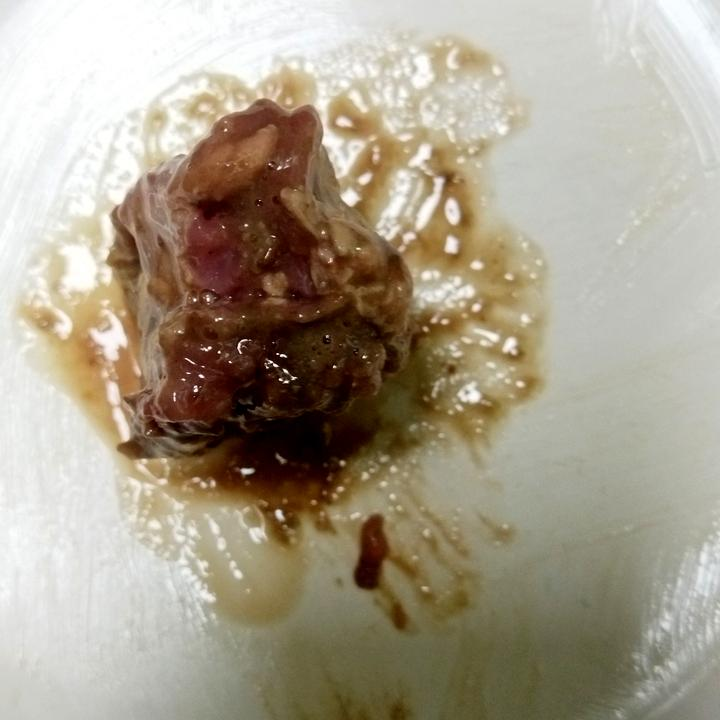
#> input picture dataset/busuk/busuk_1.jpg, 720 x 720 px; its folder holds only this picture in this run
$ jupyter execute --allow-errors percobaan_2.ipynb   (older library calls are emulated)
#> lines starting #> are read from the running program, lines starting #| are printed output that depends on the picture
#> further down, temp is the input picture: shape (720, 720, 3); mean B, G, R 139.8, 158.2, 168.2
## **Filter Gabor**

[cell 1]
import numpy as np
import matplotlib.pyplot as plt
import matplotlib.image as im
import os
import pandas as pd
import cv2 as cv
from skimage.color import rgb2gray
import math
import random
import pandas as pd
from skimage.feature import graycomatrix, graycoprops
from sklearn.model_selection import train_test_split
import seaborn as sns
from sklearn.decomposition import PCA
from sklearn.preprocessing import StandardScaler
from sklearn.metrics import confusion_matrix
from sklearn.metrics import accuracy_score, precision_score, recall_score, f1_score
from sklearn.neighbors import KNeighborsClassifier
from sklearn.ensemble import RandomForestClassifier
from sklearn.svm import SVC
from sklearn.discriminant_analysis import LinearDiscriminantAnalysis

[cell 2]
folder = [
    "dataset/busuk/",
    "dataset/segar/",
    "dataset/setengah segar/"
]
data = []
labels = []
fileName = []
#> (the rest of this cell did not finish here and is left out)

[cell 3]
count_data = {}
#> (the rest of this cell did not finish here and is left out)

[cell 4]
def plot_samples(data, label, num_samples=5):
#> called with num_samples = 5
    unique_labels = np.unique(label)
    fig, axes = plt.subplots(len(unique_labels), num_samples, figsize=(num_samples*3, len(unique_labels)*3))
    for i, j in enumerate(unique_labels):
        indices = [idx for idx, l in enumerate(label) if l == j]
        sample_indices = random.sample(indices, num_samples)
        for k, sample_idx in enumerate(sample_indices):
            if data[sample_idx].ndim == 2:
                axes[i, k].imshow(data[sample_idx], cmap='gray')
            elif data[sample_idx].shape[2] == 3:
                image = data[sample_idx][:, :, ::-1]
                axes[i, k].imshow(image)
            axes[i, k].axis('off')
            if k == 0:
                axes[i, k].set_title(f'Label: {j}')
#> `grayimage = cv.cvtColor(temp, cv.COLOR_BGR2GRAY)`:
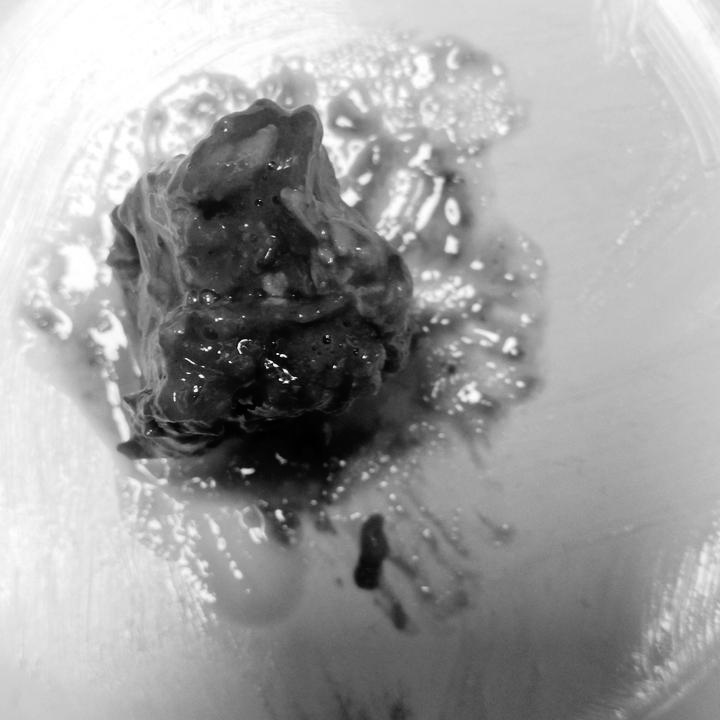
#> grayimage: shape (720, 720); min 0, max 255, mean 159.1

    plt.tight_layout()
    plt.show()

#> (the rest of this cell did not finish here and is left out)

[cell 5]
data = []
labels = []
fileName = []
#> (the rest of this cell did not finish here and is left out)

[cell 6]
def plot_samples(data, label, num_samples=5):
#> called with num_samples = 5
    unique_labels = np.unique(label)
    fig, axes = plt.subplots(len(unique_labels), num_samples, figsize=(num_samples*3, len(unique_labels)*3))
    for i, j in enumerate(unique_labels):
        indices = [idx for idx, l in enumerate(label) if l == j]
        sample_indices = random.sample(indices, num_samples)
        for k, sample_idx in enumerate(sample_indices):
            if data[sample_idx].ndim == 2:
                axes[i, k].imshow(data[sample_idx], cmap='gray')
            elif data[sample_idx].shape[2] == 3:
                image = data[sample_idx][:, :, ::-1]
                axes[i, k].imshow(image)
            axes[i, k].axis('off')
            if k == 0:
                axes[i, k].set_title(f'Label: {j}')

    plt.tight_layout()
    plt.show()

#> (the rest of this cell did not finish here and is left out)

[cell 7]
def apply_gabor_filter(image):
    gabor_kernels = []
    num_kernels = 16
    for theta in np.arange(0, np.pi, np.pi / num_kernels):
        kernel = cv.getGaborKernel((21, 21), 4.0, theta, 10.0, 0.5, 0, ktype=cv.CV_32F)
        gabor_kernels.append(kernel)

    filtered_images = []
    for kernel in gabor_kernels:
        filtered_image = cv.filter2D(image, cv.CV_8UC3, kernel)
        filtered_images.append(filtered_image)
    return filtered_images

Filter Gabor adalah filter yang digunakan dalam pemrosesan citra untuk mengekstrak fitur tekstur. Filter Gabor digunakan dalam preprocessing citra untuk berbagai tujuan, termasuk deteksi tepi, segmentasi objek, ekstraksi tekstur, dan reduksi noise. Mereka memungkinkan representasi citra yang lebih kuat dan robust terhadap variasi pencahayaan dan kontras, sehingga sering diterapkan dalam aplikasi pengolahan citra  seperti pengenalan pola, penglihatan komputer, dan pengolahan medis..

[cell 8]
def preprocess(image):
    resized_image = cv.resize(image, (500, 500))

    if len(resized_image.shape) == 3 and resized_image.shape[2] == 3:
        gray_image = cv.cvtColor(resized_image, cv.COLOR_BGR2GRAY)
    else:
        gray_image = resized_image

    gabor_images = apply_gabor_filter(gray_image)
    return gabor_images

Resize dalam konteks preprocessing gambar mengacu pada proses mengubah ukuran dimensi gambar. Ini dilakukan untuk beberapa alasan, termasuk:

1. Konsistensi Ukuran: Memastikan bahwa semua gambar dalam dataset memiliki ukuran yang seragam. Ini berguna saat menggunakan algoritma pembelajaran mesin yang memerlukan input dengan dimensi yang tetap.

2. Pengurangan Komputasi: Mengubah ukuran gambar menjadi ukuran yang lebih kecil dapat mengurangi waktu komputasi dan memori yang dibutuhkan untuk analisis berikutnya, terutama saat memproses volume data yang besar.

3. Persiapan Data: Beberapa algoritma atau teknik pengolahan gambar mungkin memerlukan ukuran gambar tertentu sebagai input. Dengan meresize gambar, kita dapat menyesuaikan data dengan persyaratan ini.

Dalam fungsi preprocess yang telah dijelaskan sebelumnya, proses resize dilakukan untuk menstandarisasi ukuran gambar sebelum penggunaan filter Gabor, sehingga memudahkan proses analisis tekstur lebih lanjut pada citra yang telah diproses.

[cell 9]
preprocessed_path = 'dataset/preprocess/'
kategori = ['busuk', 'segar', 'setengah_segar']

if not os.path.exists(preprocessed_path):
    os.makedirs(preprocessed_path)

for i in kategori:
    kategori_path = os.path.join(preprocessed_path, i)
    if not os.path.exists(kategori_path):
        os.makedirs(kategori_path)

[cell 10]
preprocessed_data = []
preprocessed_labels = []
for i, image in enumerate(data):
    label = labels[i]
    prepro_images = preprocess(image)
    for prepro_image in prepro_images:
        preprocessed_data.append(prepro_image)
        preprocessed_labels.append(label)
#> this loop made 1 pass
#> label on pass 1: 'busuk'
#> after the loop, preprocessed_data = 16 items; preprocessed_labels = ['busuk', 'busuk', 'busuk', 'busuk', 'busuk', 'busuk', 'busuk', 'busuk', 'busuk', 'busuk', 'busuk', 'busuk', 'busuk', 'busuk', 'busuk', 'busuk']

[cell 11]
num_samples = min(len(preprocessed_data), 12)
#> num_samples = 12

plt.figure(figsize=(15, 5))
for i in range(num_samples):
    plt.subplot(2, 6, i+1)
    plt.imshow(preprocessed_data[i], cmap='gray')
    plt.axis('off')
plt.show()
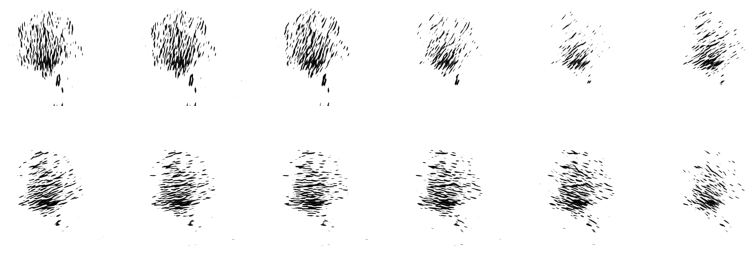
#> figure drawn by matplotlib, 12 panels

[cell 12]
jenis = {
    'busuk': 0,
    'segar': 1,
    'setengah_segar': 2
}

[cell 13]
def extract_glcm_features(images, labels, distances=[5], angles=[0, np.pi/4, np.pi/2, 3*np.pi/4], levels=256, symmetric=True, normed=True):
#> called with levels = 256, symmetric = True, normed = True
    features = ['contrast', 'dissimilarity', 'homogeneity', 'energy', 'correlation']
    angle_labels = ['0', '45', '90', '135']
    df_data = pd.DataFrame()
    for i, image in enumerate(images):
        image = image.astype(int)
        glcm = graycomatrix(image, distances, angles, levels, symmetric, normed)
        for feature in features:
            for angle, angle_label in zip(angles, angle_labels):
                feat_a = graycoprops(glcm, feature)[0, int(angle*4/np.pi)]
                df_data.loc[i, f'{feature}_{angle_label}'] = feat_a
        for angle, angle_label in zip(angles, angle_labels):
            asm = np.sum(glcm[:, :, 0, int(angle*4/np.pi)]**2)
            entropy = -np.sum(glcm[:, :, 0, int(angle*4/np.pi)]*np.log2(glcm[:, :, 0, int(angle*4/np.pi)] + np.finfo(float).eps))
            df_data.loc[i, f'asm_{angle_label}'] = asm
            df_data.loc[i, f'entropy_{angle_label}'] = entropy
        df_data.loc[i, 'label'] = jenis[labels[i]]
#> this loop made 16 passes
#> pass 1, in extract_glcm_features, `image = image.astype(int)`:
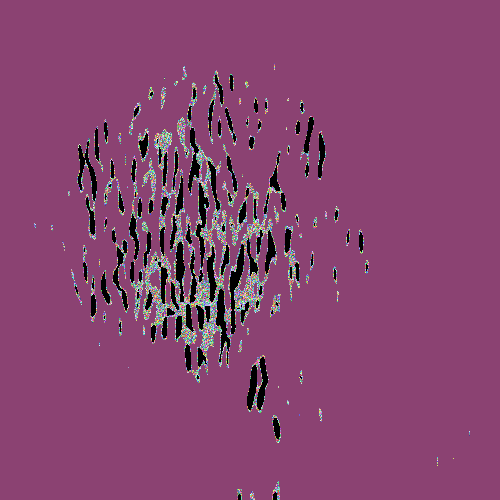
#> image: shape (500, 500) int64; 256 distinct labels, from 0 to 255; one colour per label, 0 black
#> pass 2, in extract_glcm_features, `image = image.astype(int)`:
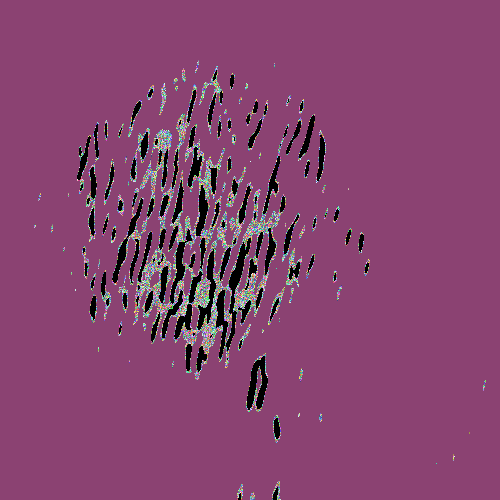
#> image: shape (500, 500) int64; 256 distinct labels, from 0 to 255; one colour per label, 0 black
#> pass 3, in extract_glcm_features, `image = image.astype(int)`:
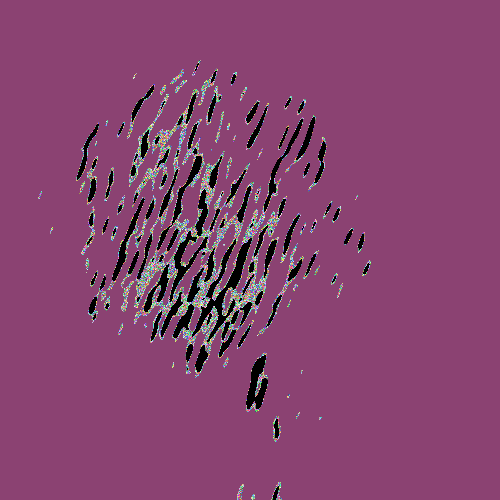
#> image: shape (500, 500) int64; 256 distinct labels, from 0 to 255; one colour per label, 0 black
    return df_data

[cell 14]
folder_baru = [
    "dataset/preprocess/busuk/",
    "dataset/preprocess/segar/",
    "dataset/preprocess/setengah_segar/"
]
data = []
labels = []
fileName = []
#> (the rest of this cell did not finish here and is left out)

[cell 15]
# Memanggil fungsi dengan data yang telah dipreproses
df_glcm = extract_glcm_features(preprocessed_data, preprocessed_labels)
#> df_glcm = table of 16 rows and 29 columns

# Tampilkan data
df_glcm.head()
#> Out = table of 5 rows and 29 columns

[cell 16]
df_glcm.to_csv('glcm_features_percobaan2.csv', index=False)
df_glcm = pd.read_csv('glcm_features_percobaan2.csv')
#> (reads glcm_features_percobaan2.csv from the repository)

[cell 17]
corr_glcm = df_glcm.corr()
plt.figure(figsize=(15, 15))
sns.heatmap(corr_glcm, annot=True, cmap='coolwarm', cbar=False)
plt.tick_params(axis='both', which='major', labelsize=8)
plt.tick_params(axis='both', which='minor', labelsize=8)

plt.show()
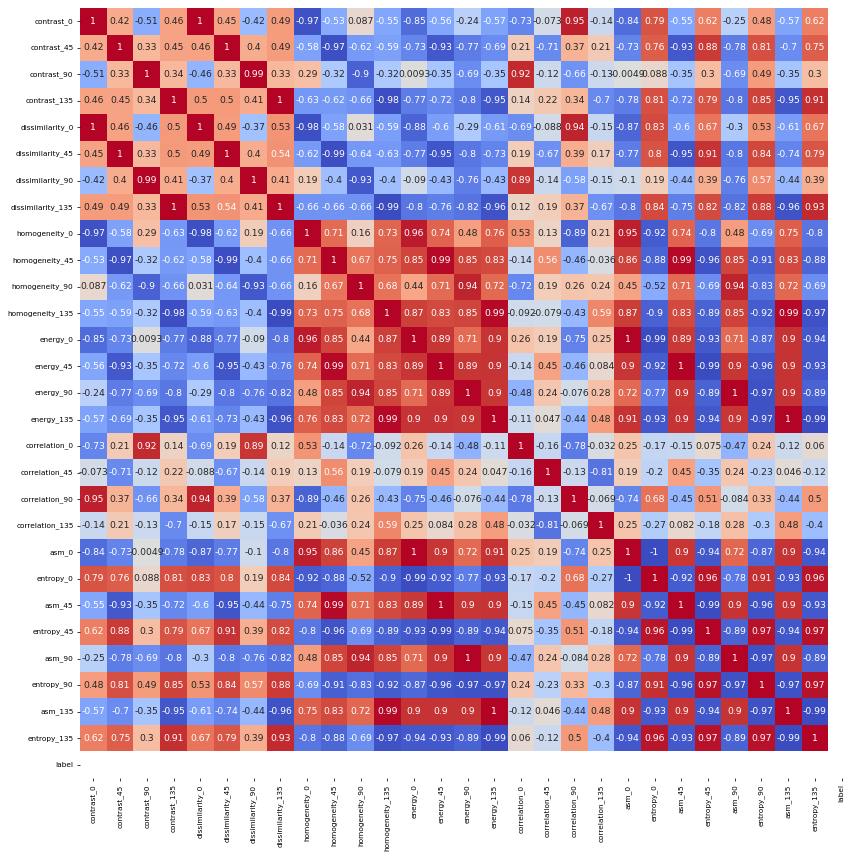
#> figure drawn by matplotlib, 1 panel
